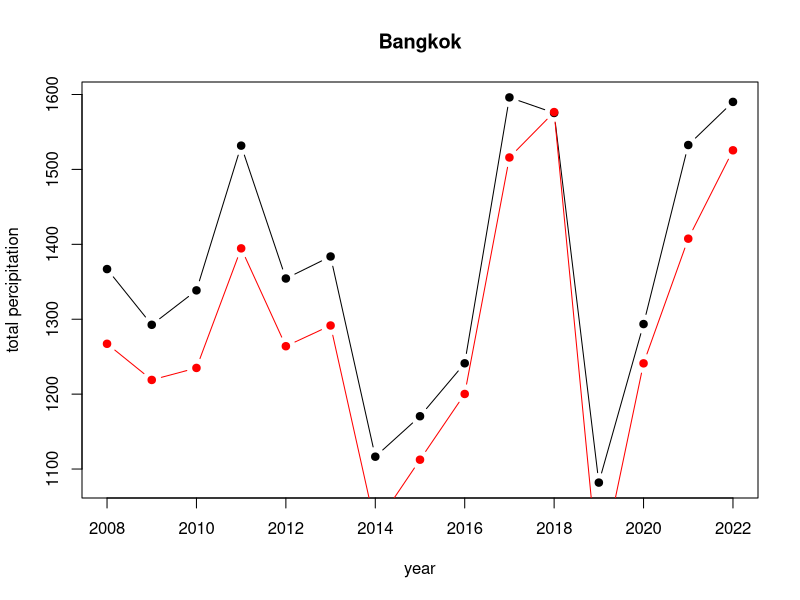
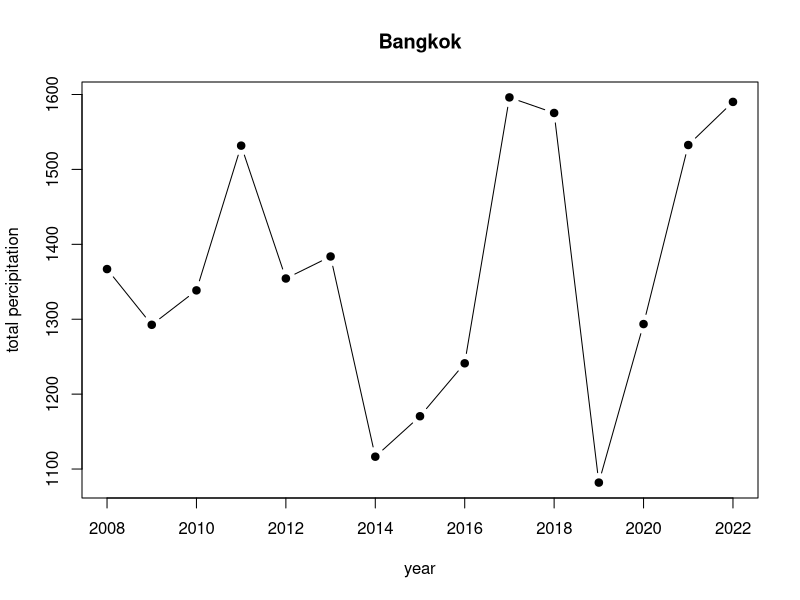
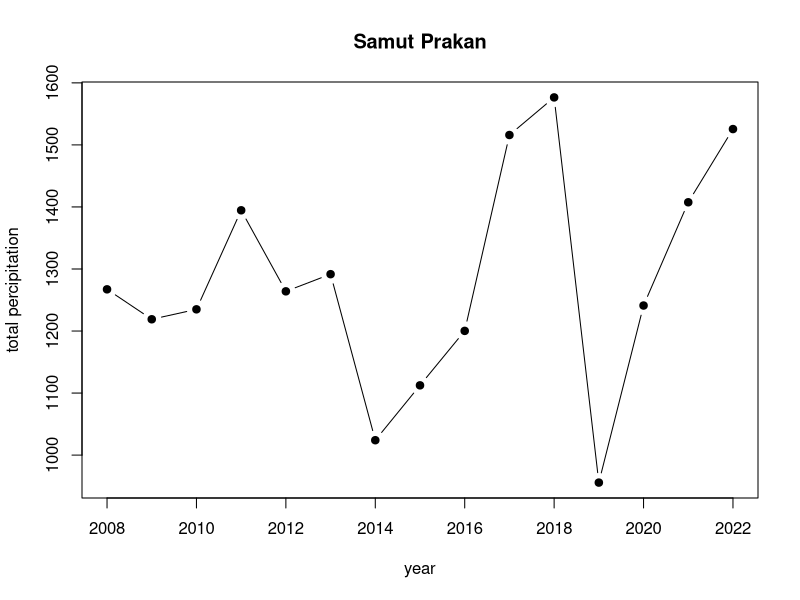
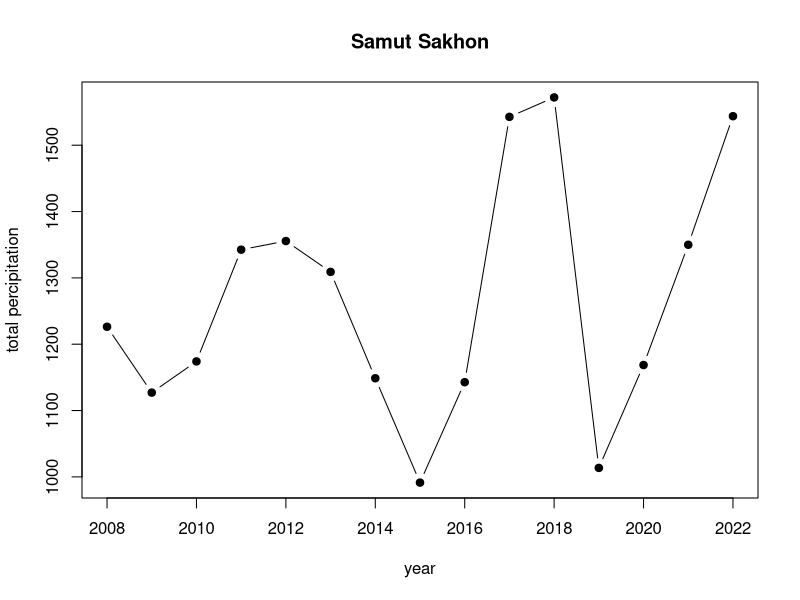
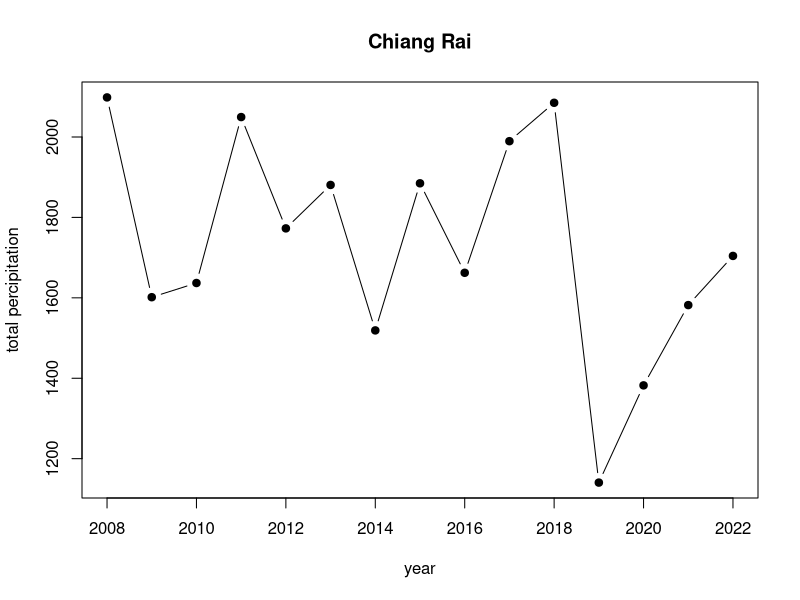
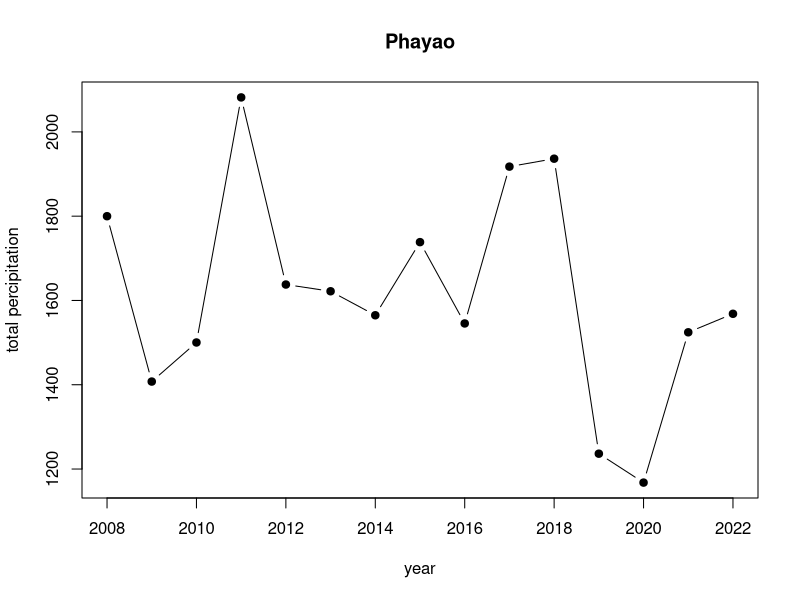
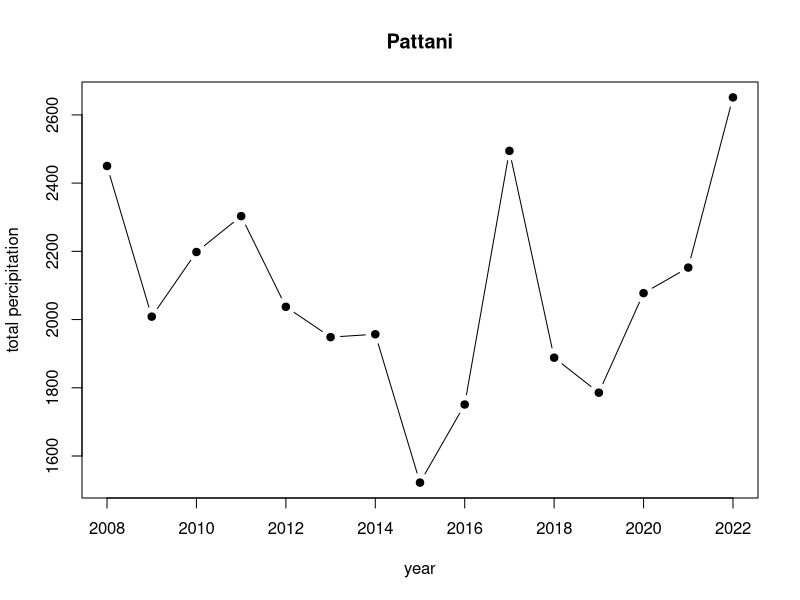
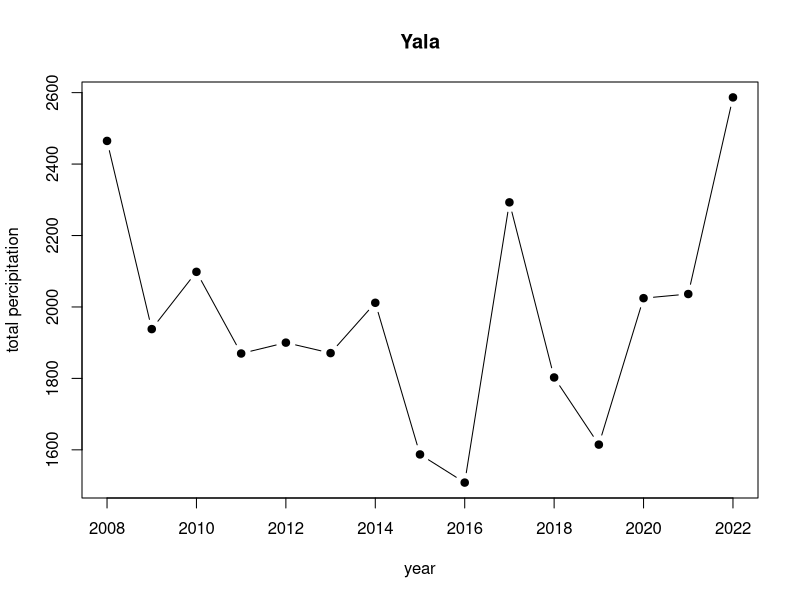

The R source for these figures, in order:
## ---- chunk 1
install.packages("readxl")
library(readxl)
## ---- chunk 2
Thailand_daymin <- read_excel("Thailand.xlsx",sheet = "era5_t2m_daymin_annual_Thailand")
Thailand_daymin
## ---- chunk 3
Thailand_daymax <- read_excel("Thailand.xlsx",sheet = "era5_t2m_daymax_annual_Thailand")
Thailand_daymax
## ---- chunk 4
Thailand_tp <- read_excel("Thailand.xlsx",sheet = "era5_tp(mm)_annual_Thailand")
Thailand_tp
## ---- chunk 5
Gideon <- read_excel("Dengue_Data.xlsx",sheet = "Gideon")
Gideon
## ---- chunk 6
Thailand_tp_sorted = Thailand_tp[order(Thailand_tp$`2022`, decreasing = TRUE), ]
Thailand_tp_sorted
## ---- chunk 7
#sub districts with Highest Precipitation
Thailand_tp_highest = head(Thailand_tp_sorted)
Thailand_tp_highest_list = Thailand_tp_highest$ADM1_EN
Thailand_tp_highest_list
## ---- chunk 8
#sub districts with Lowest Precipitation
Thailand_tp_lowest = tail(Thailand_tp_sorted) 
Thailand_tp_lowest_list = Thailand_tp_lowest$ADM1_EN
Thailand_tp_lowest_list
## ---- chunk 9
Thailand_daymax_sorted = Thailand_daymax[order(Thailand_daymax$`2022`, decreasing = TRUE), ]
Thailand_daymax_sorted
## ---- chunk 10
#sub districts with Highest max Temperatur
Thailand_daymax_highest = head(Thailand_daymax_sorted)
Thailand_daymax_highest_list = Thailand_daymax_highest$ADM1_EN
Thailand_daymax_highest_list
## ---- chunk 11
#sub districts with Lowest max temperatur
Thailand_daymax_lowest = tail(Thailand_daymax_sorted) 
Thailand_daymax_lowest_list = Thailand_daymax_lowest$ADM1_EN
Thailand_daymax_lowest_list
## ---- chunk 12
Thailand_daymin_sorted = Thailand_daymin[order(Thailand_daymin$`2022`, decreasing = TRUE), ]
Thailand_daymin_sorted
## ---- chunk 13
#sub districts with Highest min Temperatur
Thailand_daymin_highest = head(Thailand_daymin_sorted)
Thailand_daymin_highest_list = Thailand_daymin_highest$ADM1_EN
Thailand_daymin_highest_list
## ---- chunk 14
#sub districts with Lowest min temperatur
Thailand_daymin_lowest = tail(Thailand_daymin_sorted) 
Thailand_daymin_lowest_list = Thailand_daymin_lowest$ADM1_EN
Thailand_daymin_lowest_list
## ---- chunk 15
Thailand_temp_highest = unique(c(Thailand_daymax_highest_list, Thailand_daymin_highest_list))
Thailand_temp_highest
## ---- chunk 16
Thailand_temp_lowest = unique(c(Thailand_daymax_lowest_list, Thailand_daymin_lowest_list))
Thailand_temp_lowest
## ---- chunk 17
Thailand_temp_highest
## ---- chunk 18
Thailand_temp_lowest
## ---- chunk 19
Thailand_tp_highest_list
## ---- chunk 20
Thailand_tp_lowest_list
## ---- chunk 21
plot(x = colnames(Thailand_tp[,5:19]), y = Thailand_tp[1,5:19], type = "b", pch = 19, xlab = "year", ylab = "total percipitation", main = Thailand_tp[1,2]); lines(colnames(Thailand_tp[,5:19]), Thailand_tp[2,5:19], type = "b", pch = 19, col = "red")
## ---- chunk 22
#central 

plot(x = colnames(Thailand_tp[,5:19]), y = Thailand_tp[1,5:19], type = "b", pch = 19, xlab = "year", ylab = "total percipitation", main = Thailand_tp[1,2])

plot(x = colnames(Thailand_tp[,5:19]), y = Thailand_tp[2,5:19], type = "b", pch = 19, xlab = "year", ylab = "total percipitation", main = Thailand_tp[2,2])

plot(x = colnames(Thailand_tp[,5:19]), y = Thailand_tp[60,5:19], type = "b", pch = 19, xlab = "year", ylab = "total percipitation", main = Thailand_tp[60,2])

#north

plot(x = colnames(Thailand_tp[,5:19]), y = Thailand_tp[46,5:19], type = "b", pch = 19, xlab = "year", ylab = "total percipitation", main = Thailand_tp[46,2])

plot(x = colnames(Thailand_tp[,5:19]), y = Thailand_tp[45,5:19], type = "b", pch = 19, xlab = "year", ylab = "total percipitation", main = Thailand_tp[45,2])

#south

plot(x = colnames(Thailand_tp[,5:19]), y = Thailand_tp[75,5:19], type = "b", pch = 19, xlab = "year", ylab = "total percipitation", main = Thailand_tp[75,2])

plot(x = colnames(Thailand_tp[,5:19]), y = Thailand_tp[76,5:19], type = "b", pch = 19, xlab = "year", ylab = "total percipitation", main = Thailand_tp[76,2])

plot(x = colnames(Thailand_tp[,5:19]), y = Thailand_tp[77,5:19], type = "b", pch = 19, xlab = "year", ylab = "total percipitation", main = Thailand_tp[77,2])

#mid-tail

plot(x = colnames(Thailand_tp[,5:19]), y = Thailand_tp[69,5:19], type = "b", pch = 19, xlab = "year", ylab = "total percipitation", main = Thailand_tp[69,2])

plot(x = colnames(Thailand_tp[,5:19]), y = Thailand_tp[70,5:19], type = "b", pch = 19, xlab = "year", ylab = "total percipitation", main = Thailand_tp[70,2])

#west

plot(x = colnames(Thailand_tp[,5:19]), y = Thailand_tp[51,5:19], type = "b", pch = 19, xlab = "year", ylab = "total percipitation", main = Thailand_tp[51,2])

plot(x = colnames(Thailand_tp[,5:19]), y = Thailand_tp[57,5:19], type = "b", pch = 19, xlab = "year", ylab = "total percipitation", main = Thailand_tp[57,2])

#east

plot(x = colnames(Thailand_tp[,5:19]), y = Thailand_tp[22,5:19], type = "b", pch = 19, xlab = "year", ylab = "total percipitation", main = Thailand_tp[22,2])

plot(x = colnames(Thailand_tp[,5:19]), y = Thailand_tp[23,5:19], type = "b", pch = 19, xlab = "year", ylab = "total percipitation", main = Thailand_tp[23,2])

plot(x = colnames(Thailand_tp[,5:19]), y = Thailand_tp[26,5:19], type = "b", pch = 19, xlab = "year", ylab = "total percipitation", main = Thailand_tp[26,2])

## ---- chunk 23
hist(Thailand_tp$"2008", breaks=15)
hist(Thailand_tp$"2009", breaks=15)
hist(Thailand_tp$"2010", breaks=15)
hist(Thailand_tp$"2011", breaks=15)
hist(Thailand_tp$"2012", breaks=15)
hist(Thailand_tp$"2013", breaks=15)
hist(Thailand_tp$"2014", breaks=15)
hist(Thailand_tp$"2015", breaks=15)
hist(Thailand_tp$"2016", breaks=15)
hist(Thailand_tp$"2017", breaks=15)
hist(Thailand_tp$"2018", breaks=15)
hist(Thailand_tp$"2019", breaks=15)
hist(Thailand_tp$"2020", breaks=15)
hist(Thailand_tp$"2021", breaks=15)
hist(Thailand_tp$"2022", breaks=15)
## ---- chunk 24
#load Dengue cases and death
cases = read_excel("Dengue_Data.xlsx", sheet = "Dengue_cases")
death = read_excel("Dengue_Data.xlsx", sheet = "Denge_deaths")


#clean data just for Thailand
cases_Thai = cases[,c(1,3)]
death_Thai = death[,c(1,3)]


#plot to see cases and death numbers over time
plot(cases_Thai, type = "b", pch = 19); plot(death_Thai, type = "b", pch = 19) 
